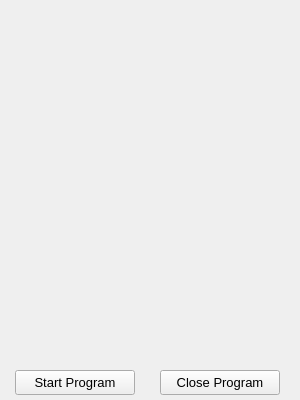
<?xml version="1.0" encoding="UTF-8"?>
<ui version="4.0">
 <class>startWindow</class>
 <widget class="QWidget" name="startWindow">
  <property name="geometry">
   <rect>
    <x>0</x>
    <y>0</y>
    <width>300</width>
    <height>400</height>
   </rect>
  </property>
  <property name="sizePolicy">
   <sizepolicy hsizetype="Fixed" vsizetype="Fixed">
    <horstretch>0</horstretch>
    <verstretch>0</verstretch>
   </sizepolicy>
  </property>
  <property name="maximumSize">
   <size>
    <width>300</width>
    <height>400</height>
   </size>
  </property>
  <property name="font">
   <font>
    <pointsize>10</pointsize>
   </font>
  </property>
  <property name="windowTitle">
   <string>Senior Design by Jonathan Chua</string>
  </property>
  <widget class="QLabel" name="logoLabel">
   <property name="geometry">
    <rect>
     <x>5</x>
     <y>0</y>
     <width>291</width>
     <height>371</height>
    </rect>
   </property>
   <property name="sizePolicy">
    <sizepolicy hsizetype="Fixed" vsizetype="Fixed">
     <horstretch>0</horstretch>
     <verstretch>0</verstretch>
    </sizepolicy>
   </property>
   <property name="text">
    <string>&lt;html&gt;&lt;head/&gt;&lt;body&gt;&lt;p&gt;&lt;img src=&quot;:/newPrefix/config/banner.jpg&quot;/&gt;&lt;/p&gt;&lt;/body&gt;&lt;/html&gt;</string>
   </property>
  </widget>
  <widget class="QPushButton" name="startButton">
   <property name="geometry">
    <rect>
     <x>15</x>
     <y>370</y>
     <width>120</width>
     <height>25</height>
    </rect>
   </property>
   <property name="text">
    <string>Start Program</string>
   </property>
  </widget>
  <widget class="QPushButton" name="closeButton">
   <property name="geometry">
    <rect>
     <x>160</x>
     <y>370</y>
     <width>120</width>
     <height>25</height>
    </rect>
   </property>
   <property name="text">
    <string>Close Program</string>
   </property>
  </widget>
 </widget>
 <resources>
  <include location="resources.qrc"/>
 </resources>
 <connections/>
</ui>
